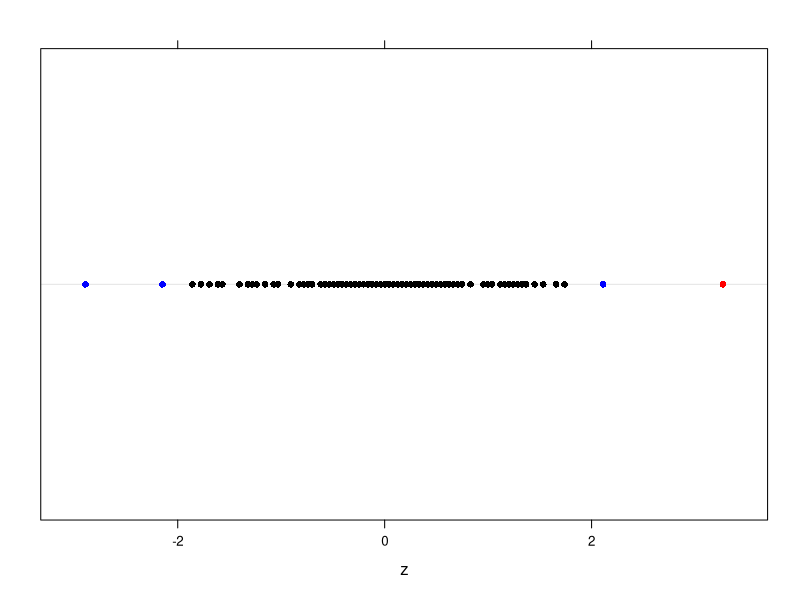
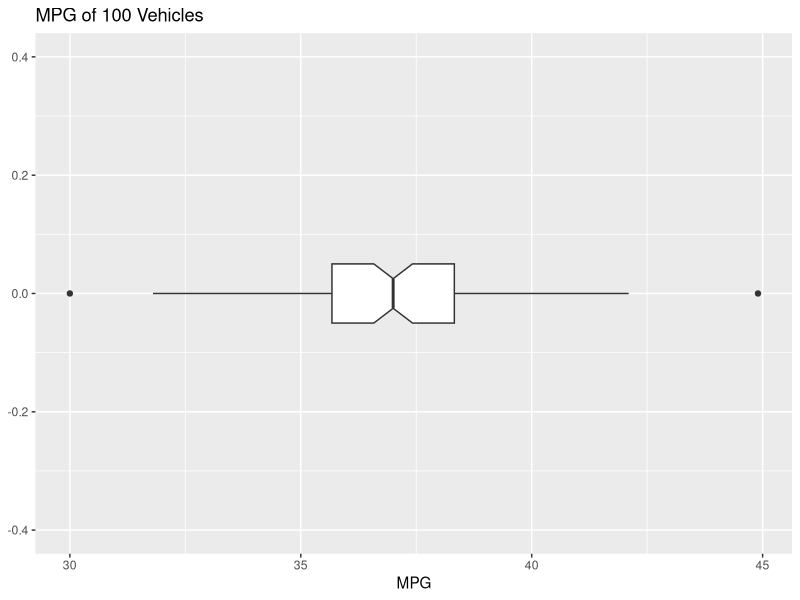

Write R code to recreate these figures, in order.
## Task 1
getwd()

## Task 2
head(read.csv("EPAGAS.csv"))

## TASK 3
mpg.df = read.csv("EPAGAS.csv")

mpg = mpg.df$MPG

z = (mpg - mean(mpg)) / sd(mpg)

mean(z)

sd(z) ^ 2

z[abs(z)>=2 & abs(z)<=3]

z[abs(z)>3]

mycol = ifelse(abs(z)>3, "Red", ifelse(abs(z)>=2 & abs(z)<=3, "Blue", "Black"))

library(lattice)
dotplot(z, col=mycol)

## TASK 4
library(ggplot2)
p <- ggplot(data = mpg.df, aes(y=MPG)) + geom_boxplot(width = 0.1, notch=TRUE) + xlim(-0.4, 0.4) + ggtitle("MPG of 100 Vehicles")

p + coord_flip()

length(z[abs(z)<=2]) > length(mpg) * 3 / 4

length(z[abs(z)<=2]) > length(mpg) * 0.95
